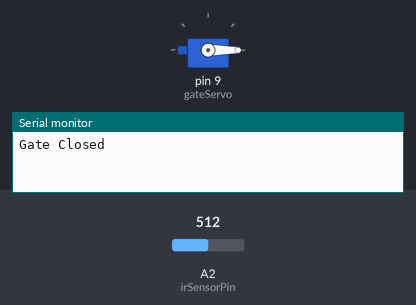
A sketch run on a simulated Arduino Uno, built with avr-gcc and run on an emulated ATmega328P. On the bench: servo, the last lines printed to the serial monitor. The test bench sets the inputs (shaded band); at power-on: A2 (irSensorPin) = 512.

Above: at 2.2 s.
2.3 s: A2 (irSensorPin) set to 491
At 3.2 s:
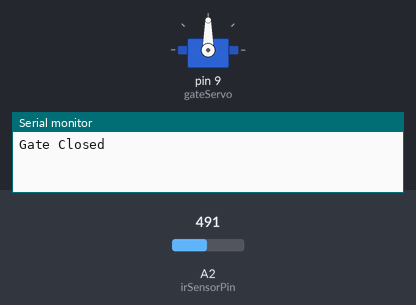
3.8 s: A2 (irSensorPin) set to 510
At 4.3 s:
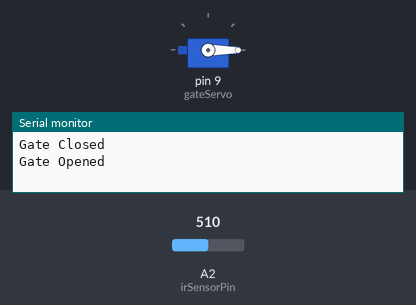
5.3 s: A2 (irSensorPin) set to 490
At 6.7 s:
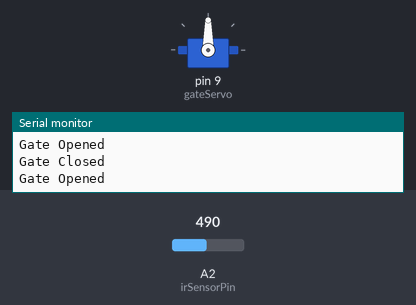
Timing chart, 0 to 8.3 s (numbered marks = the images above; inputs shaded):
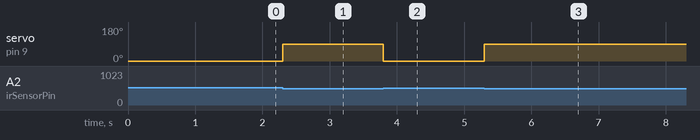

Measured:
- the behaviour switches between 500 and 499 on A2 (irSensorPin) (found by bisection; images 0 and 1)
- after the input at 2.3 s, servo on pin 9 (gateServo): 0° → 90° at once
- after the input at 3.8 s, servo on pin 9 (gateServo): 90° → 0° at once
- after the input at 5.3 s, servo on pin 9 (gateServo): 0° → 90° at once

The sketch:

gatekeeper.ino
```cpp
#include <Servo.h>

Servo gateServo;
int irSensorPin = 2; // Define the IR sensor pin
int irSensorThreshold = 500; // Adjust this value according to your setup
bool gateOpen = false;

void setup() {
  gateServo.attach(9); // Servo control pin
  pinMode(irSensorPin, INPUT);
  Serial.begin(9600);
  closeGate(); // Start with the gate closed
}

void loop() {
  int irValue = analogRead(irSensorPin);

  if (irValue < irSensorThreshold) {
    if (!gateOpen) {
      openGate();
    }
  } else {
    if (gateOpen) {
      closeGate();
    }
  }
}

void openGate() {
  gateServo.write(90); // Adjust the angle as needed
  delay(1000); // Adjust the delay to control the gate open time
  gateOpen = true;
  Serial.println("Gate Opened");
}

void closeGate() {
  gateServo.write(0); // Adjust the angle as needed
  delay(1000); // Adjust the delay to control the gate close time
  gateOpen = false;
  Serial.println("Gate Closed");
}
```
